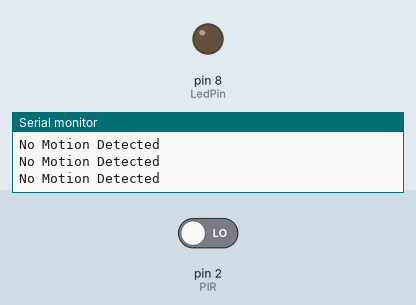
Bench run of a sketch on a simulated Arduino Uno, built with avr-gcc and run on an emulated ATmega328P. On the bench: output pins drawn as LEDs (lit = HIGH), the last lines printed to the serial monitor. The inputs (shaded band) are chosen by the test bench; at power-on: pin 2 (PIR) LOW.

Above: at 1.8 s.
1.9 s: pin 2 (PIR) driven HIGH
At 2.7 s:
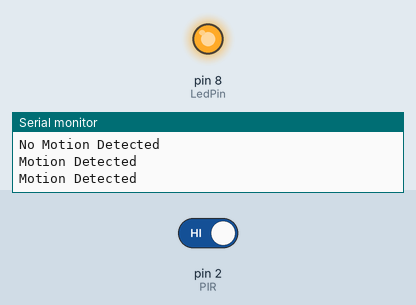
3.5 s: pin 2 (PIR) driven LOW
At 3.8 s:
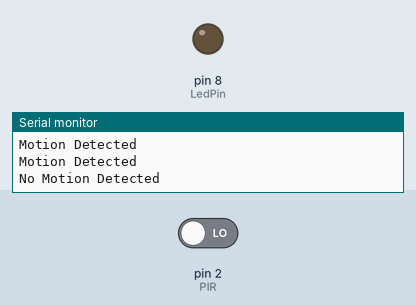
Timing chart, 0 to 6.5 s (numbered marks = the images above; inputs shaded):
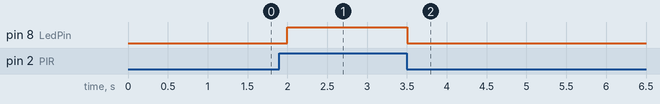

The sketch:

Task1.1P.ino
```cpp
const uint8_t LedPin = 8;
const uint8_t PIR = 2;

uint8_t PIRstate = LOW;

void setup()
{
    pinMode(LedPin, OUTPUT);
    pinMode(PIR, INPUT);

    Serial.begin(9600);
}

void loop()
{
    PIRstate = digitalRead(PIR);
    if (PIRstate)
    {
        digitalWrite(LedPin, HIGH);
        Serial.println("Motion Detected");
    }
    else
    {
        digitalWrite(LedPin, LOW);
        Serial.println("No Motion Detected");
    }
    delay(500);
}
```

Measured:
- after the input at 1.9 s, pin 8 (LedPin): LOW → HIGH after 0.10 s
- after the input at 3.5 s, pin 8 (LedPin): HIGH → LOW at once
